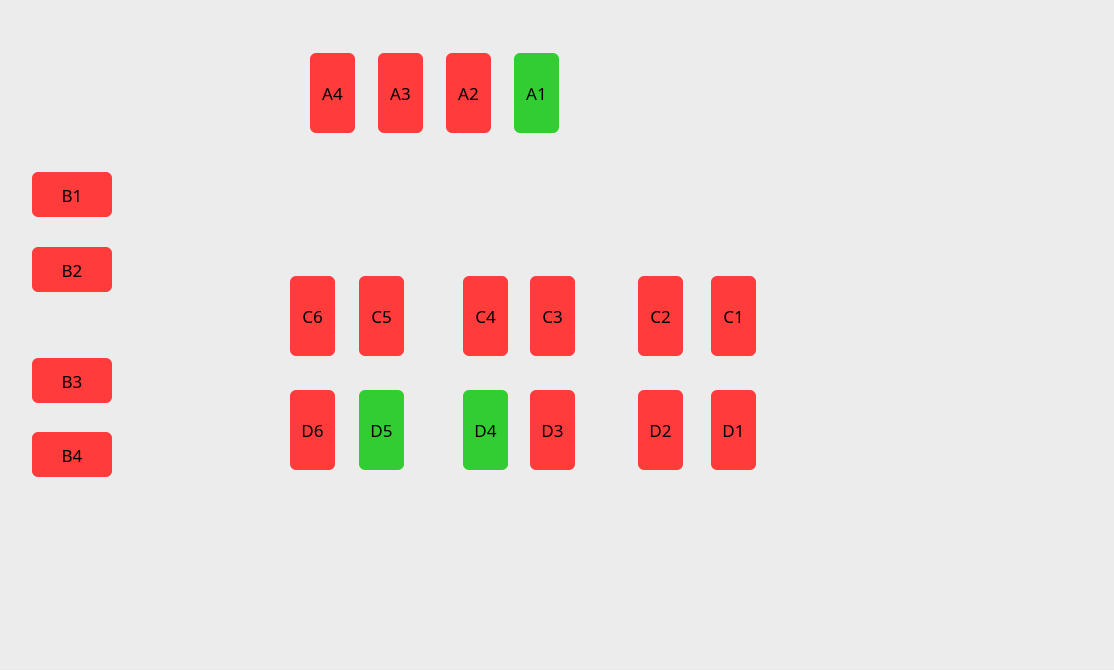
<?xml version="1.0" encoding="UTF-8"?>
<ui version="4.0">
 <class>ParkingMapWidgetB3F</class>
 <widget class="QWidget" name="ParkingMapWidgetB3F">
  <property name="geometry">
   <rect>
    <x>0</x>
    <y>0</y>
    <width>1114</width>
    <height>670</height>
   </rect>
  </property>
  <property name="windowTitle">
   <string>Form</string>
  </property>
  <widget class="QGroupBox" name="groupBox">
   <property name="geometry">
    <rect>
     <x>-10</x>
     <y>-20</y>
     <width>1131</width>
     <height>691</height>
    </rect>
   </property>
   <property name="styleSheet">
    <string notr="true">QGroupBox {
    background-image: url(:/images/parkingbox_B3F.png);
    background-repeat: no-repeat;
    background-position: center;
    background-origin: content;
}

QPushButton {
    background-color: #FF3B3B;
    border-radius: 6px;
}</string>
   </property>
   <property name="title">
    <string/>
   </property>
   <widget class="QPushButton" name="F2_button">
    <property name="geometry">
     <rect>
      <x>42</x>
      <y>192</y>
      <width>80</width>
      <height>45</height>
     </rect>
    </property>
    <property name="font">
     <font>
      <family>맑은 고딕</family>
      <pointsize>13</pointsize>
     </font>
    </property>
    <property name="text">
     <string>B1</string>
    </property>
   </widget>
   <widget class="QPushButton" name="F2_button_2">
    <property name="geometry">
     <rect>
      <x>42</x>
      <y>267</y>
      <width>80</width>
      <height>45</height>
     </rect>
    </property>
    <property name="font">
     <font>
      <family>맑은 고딕</family>
      <pointsize>13</pointsize>
     </font>
    </property>
    <property name="text">
     <string>B2</string>
    </property>
   </widget>
   <widget class="QPushButton" name="F2_button_3">
    <property name="geometry">
     <rect>
      <x>42</x>
      <y>378</y>
      <width>80</width>
      <height>45</height>
     </rect>
    </property>
    <property name="font">
     <font>
      <family>맑은 고딕</family>
      <pointsize>13</pointsize>
     </font>
    </property>
    <property name="text">
     <string>B3</string>
    </property>
   </widget>
   <widget class="QPushButton" name="F2_button_4">
    <property name="geometry">
     <rect>
      <x>42</x>
      <y>452</y>
      <width>80</width>
      <height>45</height>
     </rect>
    </property>
    <property name="font">
     <font>
      <family>맑은 고딕</family>
      <pointsize>13</pointsize>
     </font>
    </property>
    <property name="text">
     <string>B4</string>
    </property>
   </widget>
   <widget class="QPushButton" name="D7_button">
    <property name="geometry">
     <rect>
      <x>300</x>
      <y>296</y>
      <width>45</width>
      <height>80</height>
     </rect>
    </property>
    <property name="font">
     <font>
      <family>맑은 고딕</family>
      <pointsize>13</pointsize>
      <bold>false</bold>
     </font>
    </property>
    <property name="text">
     <string>C6</string>
    </property>
   </widget>
   <widget class="QPushButton" name="D7_button_2">
    <property name="geometry">
     <rect>
      <x>369</x>
      <y>296</y>
      <width>45</width>
      <height>80</height>
     </rect>
    </property>
    <property name="font">
     <font>
      <family>맑은 고딕</family>
      <pointsize>13</pointsize>
      <bold>false</bold>
     </font>
    </property>
    <property name="text">
     <string>C5</string>
    </property>
   </widget>
   <widget class="QPushButton" name="D7_button_3">
    <property name="geometry">
     <rect>
      <x>300</x>
      <y>410</y>
      <width>45</width>
      <height>80</height>
     </rect>
    </property>
    <property name="font">
     <font>
      <family>맑은 고딕</family>
      <pointsize>13</pointsize>
      <bold>false</bold>
     </font>
    </property>
    <property name="text">
     <string>D6</string>
    </property>
   </widget>
   <widget class="QPushButton" name="D7_button_4">
    <property name="geometry">
     <rect>
      <x>369</x>
      <y>410</y>
      <width>45</width>
      <height>80</height>
     </rect>
    </property>
    <property name="font">
     <font>
      <family>맑은 고딕</family>
      <pointsize>13</pointsize>
      <bold>false</bold>
     </font>
    </property>
    <property name="styleSheet">
     <string notr="true">QPushButton{
	background-color : #32CD32;
}</string>
    </property>
    <property name="text">
     <string>D5</string>
    </property>
   </widget>
   <widget class="QPushButton" name="D7_button_5">
    <property name="geometry">
     <rect>
      <x>473</x>
      <y>296</y>
      <width>45</width>
      <height>80</height>
     </rect>
    </property>
    <property name="font">
     <font>
      <family>맑은 고딕</family>
      <pointsize>13</pointsize>
      <bold>false</bold>
     </font>
    </property>
    <property name="text">
     <string>C4</string>
    </property>
   </widget>
   <widget class="QPushButton" name="D7_button_6">
    <property name="geometry">
     <rect>
      <x>540</x>
      <y>296</y>
      <width>45</width>
      <height>80</height>
     </rect>
    </property>
    <property name="font">
     <font>
      <family>맑은 고딕</family>
      <pointsize>13</pointsize>
      <bold>false</bold>
     </font>
    </property>
    <property name="text">
     <string>C3</string>
    </property>
   </widget>
   <widget class="QPushButton" name="D7_button_7">
    <property name="geometry">
     <rect>
      <x>473</x>
      <y>410</y>
      <width>45</width>
      <height>80</height>
     </rect>
    </property>
    <property name="font">
     <font>
      <family>맑은 고딕</family>
      <pointsize>13</pointsize>
      <bold>false</bold>
     </font>
    </property>
    <property name="styleSheet">
     <string notr="true">QPushButton{
	background-color : #32CD32;
}</string>
    </property>
    <property name="text">
     <string>D4</string>
    </property>
   </widget>
   <widget class="QPushButton" name="D7_button_8">
    <property name="geometry">
     <rect>
      <x>540</x>
      <y>410</y>
      <width>45</width>
      <height>80</height>
     </rect>
    </property>
    <property name="font">
     <font>
      <family>맑은 고딕</family>
      <pointsize>13</pointsize>
      <bold>false</bold>
     </font>
    </property>
    <property name="text">
     <string>D3</string>
    </property>
   </widget>
   <widget class="QPushButton" name="D7_button_9">
    <property name="geometry">
     <rect>
      <x>648</x>
      <y>296</y>
      <width>45</width>
      <height>80</height>
     </rect>
    </property>
    <property name="font">
     <font>
      <family>맑은 고딕</family>
      <pointsize>13</pointsize>
      <bold>false</bold>
     </font>
    </property>
    <property name="text">
     <string>C2</string>
    </property>
   </widget>
   <widget class="QPushButton" name="D7_button_10">
    <property name="geometry">
     <rect>
      <x>721</x>
      <y>296</y>
      <width>45</width>
      <height>80</height>
     </rect>
    </property>
    <property name="font">
     <font>
      <family>맑은 고딕</family>
      <pointsize>13</pointsize>
      <bold>false</bold>
     </font>
    </property>
    <property name="text">
     <string>C1</string>
    </property>
   </widget>
   <widget class="QPushButton" name="D7_button_11">
    <property name="geometry">
     <rect>
      <x>648</x>
      <y>410</y>
      <width>45</width>
      <height>80</height>
     </rect>
    </property>
    <property name="font">
     <font>
      <family>맑은 고딕</family>
      <pointsize>13</pointsize>
      <bold>false</bold>
     </font>
    </property>
    <property name="text">
     <string>D2</string>
    </property>
   </widget>
   <widget class="QPushButton" name="D7_button_12">
    <property name="geometry">
     <rect>
      <x>721</x>
      <y>410</y>
      <width>45</width>
      <height>80</height>
     </rect>
    </property>
    <property name="font">
     <font>
      <family>맑은 고딕</family>
      <pointsize>13</pointsize>
      <bold>false</bold>
     </font>
    </property>
    <property name="text">
     <string>D1</string>
    </property>
   </widget>
   <widget class="QPushButton" name="D7_button_13">
    <property name="geometry">
     <rect>
      <x>320</x>
      <y>73</y>
      <width>45</width>
      <height>80</height>
     </rect>
    </property>
    <property name="font">
     <font>
      <family>맑은 고딕</family>
      <pointsize>13</pointsize>
      <bold>false</bold>
     </font>
    </property>
    <property name="text">
     <string>A4</string>
    </property>
   </widget>
   <widget class="QPushButton" name="D7_button_14">
    <property name="geometry">
     <rect>
      <x>388</x>
      <y>73</y>
      <width>45</width>
      <height>80</height>
     </rect>
    </property>
    <property name="font">
     <font>
      <family>맑은 고딕</family>
      <pointsize>13</pointsize>
      <bold>false</bold>
     </font>
    </property>
    <property name="text">
     <string>A3</string>
    </property>
   </widget>
   <widget class="QPushButton" name="D7_button_15">
    <property name="geometry">
     <rect>
      <x>456</x>
      <y>73</y>
      <width>45</width>
      <height>80</height>
     </rect>
    </property>
    <property name="font">
     <font>
      <family>맑은 고딕</family>
      <pointsize>13</pointsize>
      <bold>false</bold>
     </font>
    </property>
    <property name="text">
     <string>A2</string>
    </property>
   </widget>
   <widget class="QPushButton" name="D7_button_16">
    <property name="geometry">
     <rect>
      <x>524</x>
      <y>73</y>
      <width>45</width>
      <height>80</height>
     </rect>
    </property>
    <property name="font">
     <font>
      <family>맑은 고딕</family>
      <pointsize>13</pointsize>
      <bold>false</bold>
     </font>
    </property>
    <property name="styleSheet">
     <string notr="true">QPushButton{
	background-color : #32CD32;
}</string>
    </property>
    <property name="text">
     <string>A1</string>
    </property>
   </widget>
  </widget>
 </widget>
 <resources/>
 <connections/>
</ui>
